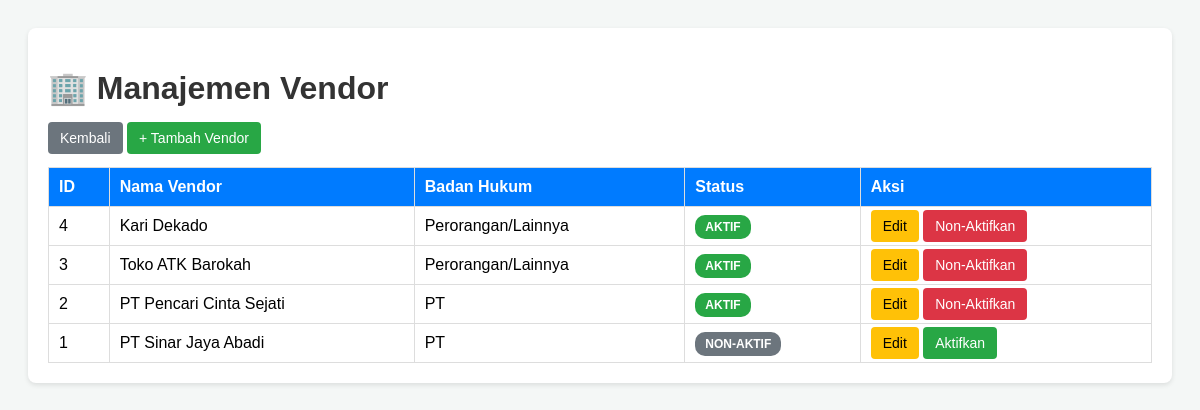
The page /vendor_list.php (signed in) on the database its author committed.
### tables this page shows
CREATE TABLE vendor (
   idvendor INT AUTO_INCREMENT PRIMARY KEY,
   nama_vendor VARCHAR(100) ,
   badan_hukum CHAR(1), 
   status CHAR(1) );

### koneksi.php (called while the page is built, shortened)
<?php
require_once __DIR__ . '/classes/respon.php';
class DbConnection {
    private string $host = '127.0.0.1';
    private string $user = 'root';
    private string $pass = '';
    private string $db   = 'db_toko';
    private ?mysqli $conn = null;
    private function init_connect(): void {
        $this->conn = new mysqli($this->host, $this->user, $this->pass, $this->db);
    }
    public function send_query(string $query): Respon {
        $result = $this->conn->query($query);
        return new Respon(true, "Data diambil", $result->fetch_all(MYSQLI_ASSOC));
    }
}
?>

### classes/respon.php (called while the page is built, shortened)
<?php
class Respon {
    public function __construct(bool $sukses, string $pesan, ?array $data = null) {
        $this->data = $data;
    }
}
?>

### vendor_list.php (the view, shortened to what this page needs)
<?php
require_once 'koneksi.php';
$db = new DbConnection();
$query = "SELECT * FROM vendor ORDER BY idvendor DESC";
$respon = $db->send_query($query);
$data_vendor = $respon->data;
?>
<!DOCTYPE html>
<html lang="id">
<head>
</head>
<body>
    <div class="container">
        <h1>🏢 Manajemen Vendor</h1>
        <a href="dashboard.php" class="btn btn-back">Kembali</a>
        <a href="vendor_form.php" class="btn btn-add">+ Tambah Vendor</a>
        <table>
            <thead>
                <tr>
                    <th>ID</th>
                    <th>Nama Vendor</th>
                    <th>Badan Hukum</th>
                    <th>Status</th>
                    <th>Aksi</th>
                </tr>
            </thead>
            <tbody>
                <?php foreach($data_vendor as $row): ?>
                <tr>
                    <td><?php echo $row['idvendor']; ?></td>
                    <td><?php echo htmlspecialchars($row['nama_vendor']); ?></td>
                    <td>
                        <?php
                            if ($row['badan_hukum'] == 'P') echo 'PT';
                            elseif ($row['badan_hukum'] == 'C') echo 'CV';
                            else echo 'Perorangan/Lainnya';
                        ?>
                    </td>
                    <td>
                        <?php if($row['status'] == 'A'): ?>
                            <span class="badge badge-active">AKTIF</span>
                        <?php else: ?>
                            <span class="badge badge-inactive">NON-AKTIF</span>
                        <?php endif; ?>
                    </td>
                    <td>
                        <a href="vendor_form.php?id=<?php echo $row['idvendor']; ?>" class="btn btn-edit">Edit</a>
                        <?php if($row['status'] == 'A'): ?>
                            <a href="vendor_proses.php?aksi=toggle&id=<?php echo $row['idvendor']; ?>&status=T"
                               class="btn btn-on" onclick="return confirm('Non-aktifkan vendor ini?')">Non-Aktifkan</a>
                        <?php else: ?>
                            <a href="vendor_proses.php?aksi=toggle&id=<?php echo $row['idvendor']; ?>&status=A"
                               class="btn btn-off" onclick="return confirm('Aktifkan vendor ini?')">Aktifkan</a>
                        <?php endif; ?>
                    </td>
                </tr>
                <?php endforeach; ?>
            </tbody>
        </table>
    </div>
</body>
</html>

### vendor_list.php (style rules this page uses)
body { font-family: Arial, sans-serif; background-color: #f4f7f6; padding: 20px; }
.container { background: white; padding: 20px; border-radius: 8px; box-shadow: 0 2px 5px rgba(0,0,0,0.1); }
h1 { color: #333; }
.btn { padding: 8px 12px; text-decoration: none; border-radius: 4px; color: white; font-size: 14px; }
.btn-add { background-color: #28a745; }
.btn-edit { background-color: #ffc107; color: black; }
.btn-back { background-color: #6c757d; }
.btn-on { background-color: #dc3545; }
.btn-off { background-color: #28a745; }
table { width: 100%; border-collapse: collapse; margin-top: 20px; }
th, td { border: 1px solid #ddd; padding: 10px; text-align: left; }
th { background-color: #007bff; color: white; }
.badge { padding: 5px 10px; border-radius: 10px; font-size: 12px; font-weight: bold; color: white; }
.badge-active { background-color: #28a745; }
.badge-inactive { background-color: #6c757d; }

### rows shown on the page
vendor: idvendor "4", nama_vendor "Kari Dekado", badan_hukum "Perorangan/Lainnya", status "AKTIF"
vendor: idvendor "3", nama_vendor "Toko ATK Barokah", badan_hukum "Perorangan/Lainnya", status "AKTIF"
vendor: idvendor "2", nama_vendor "PT Pencari Cinta Sejati", badan_hukum "PT", status "AKTIF"
vendor: idvendor "1", nama_vendor "PT Sinar Jaya Abadi", badan_hukum "PT", status "NON-AKTIF"
